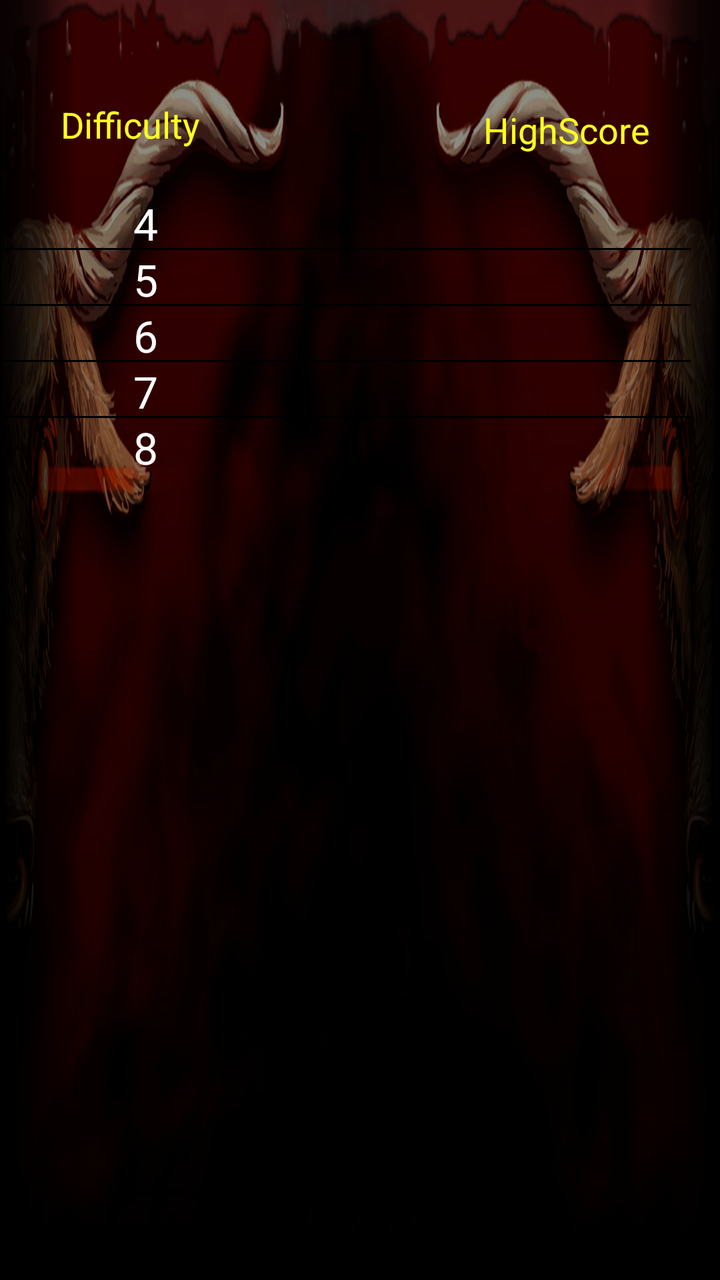
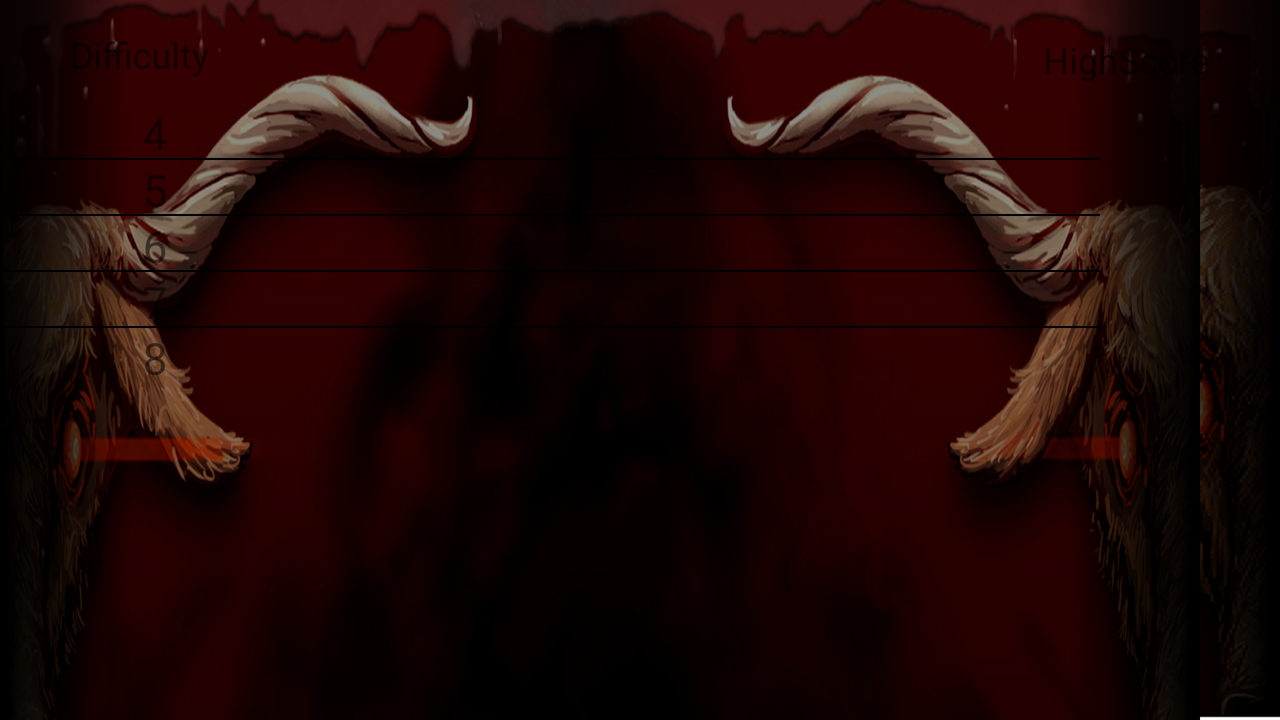

Compare how this app lays out the same screen by default and in its alternative resource folder. The renders come first, then the two layout files and the values they reference.
<!-- AndroidManifest.xml: application theme actionbar -->
<!-- res/layout/highscores.xml -->
<?xml version="1.0" encoding="utf-8"?>

<RelativeLayout xmlns:android="http://schemas.android.com/apk/res/android"
    android:layout_width="match_parent"
    android:layout_height="match_parent"
    >
    <ImageView
        android:id="@+id/imageView1"
        android:adjustViewBounds="false"
        android:layout_width="600dp"
        android:layout_height="600dp"
        android:scaleType="fitXY"
        android:src="@drawable/background_land"
        android:layout_alignParentBottom="true"
        android:layout_alignWithParentIfMissing="true"
        android:layout_alignParentTop="true"
        android:layout_alignParentLeft="true"
        android:layout_alignParentStart="true" />

<ScrollView  xmlns:android="http://schemas.android.com/apk/res/android"
    android:orientation="vertical" android:layout_width="match_parent"
    android:layout_height="match_parent"
    android:id="@+id/R"
    android:layout_marginLeft="-5dp">

<LinearLayout
    android:orientation="vertical"
    android:layout_width="match_parent"
    android:layout_height="match_parent"
    android:id="@+id/R1"
    android:layout_marginBottom="-5dp"
    >
    <TextView
        android:layout_width="wrap_content"
        android:layout_height="wrap_content"
        android:textAppearance="?android:attr/textAppearanceMedium"
        android:text="Difficulty"
        android:id="@+id/textView3"
        android:layout_marginLeft="35dp"
        android:layout_marginTop="50dp"
        android:textColor="#fdff1f" />

    <TextView
        android:layout_width="wrap_content"
        android:layout_height="wrap_content"
        android:textAppearance="?android:attr/textAppearanceMedium"
        android:text="HighScore"
        android:id="@+id/textView4"
        android:layout_gravity="right"
        android:layout_marginTop="-22dp"
        android:layout_marginRight="35dp"
        android:textColor="#fdff1f" />

    <TextView
        android:layout_width="81dp"
        android:layout_height="wrap_content"
        android:textAppearance="?android:attr/textAppearanceSmall"
        android:text="4"
        android:id="@+id/textView5"
        android:layout_marginLeft="37dp"
        android:gravity="center|center_horizontal"
        android:textAlignment="gravity"
        android:textSize="22dp"
        android:layout_marginTop="20dp"
        android:textColor="#FFFFFFFF" />


    <TextView
        android:layout_width="121dp"
        android:layout_height="wrap_content"
        android:textAppearance="?android:attr/textAppearanceSmall"
        android:id="@+id/hs4"
        android:gravity="center|center_horizontal"
        android:textAlignment="gravity"
        android:textSize="22dp"
        android:layout_gravity="right"
        android:layout_marginTop="-32dp"
        android:layout_marginRight="10dp"
        android:textColor="#FFFFFFFF" />
    <View
        android:layout_width="350dp"
        android:layout_margin="@dimen/activity_horizontal_margin"
        android:layout_height="1dip"
        android:background="#000000" />

    <TextView
        android:layout_width="81dp"
        android:layout_height="wrap_content"
        android:textAppearance="?android:attr/textAppearanceSmall"
        android:text="5"
        android:id="@+id/textView6"
        android:layout_marginLeft="37dp"
        android:gravity="center|center_horizontal"
        android:textAlignment="gravity"
        android:textSize="22dp"
        android:textColor="#FFFFFFFF" />

    <TextView
        android:layout_width="121dp"
        android:layout_height="wrap_content"
        android:textAppearance="?android:attr/textAppearanceSmall"
        android:id="@+id/hs5"
        android:gravity="center|center_horizontal"
        android:textAlignment="gravity"
        android:textSize="22dp"
        android:layout_gravity="right"
        android:layout_marginTop="-32dp"
        android:layout_marginRight="10dp"
        android:textColor="#FFFFFFFF" />

    <View
        android:layout_width="350dp"
        android:layout_margin="@dimen/activity_horizontal_margin"
        android:layout_height="1dip"
        android:background="#000000" />
    <TextView
        android:layout_width="81dp"
        android:layout_height="wrap_content"
        android:textAppearance="?android:attr/textAppearanceSmall"
        android:text="6"
        android:id="@+id/textView7"
        android:layout_marginLeft="37dp"
        android:gravity="center|center_horizontal"
        android:textAlignment="gravity"
        android:textSize="22dp"
        android:textColor="#FFFFFFFF" />

    <TextView
        android:layout_width="121dp"
        android:layout_height="wrap_content"
        android:textAppearance="?android:attr/textAppearanceSmall"
        android:id="@+id/hs6"
        android:gravity="center|center_horizontal"
        android:textAlignment="gravity"
        android:textSize="22dp"
        android:layout_gravity="right"
        android:layout_marginTop="-32dp"
        android:layout_marginRight="10dp"
        android:textColor="#FFFFFFFF" />

    <View
        android:layout_width="350dp"
        android:layout_margin="@dimen/activity_horizontal_margin"
        android:layout_height="1dip"
        android:background="#000000" />
    <TextView
        android:layout_width="81dp"
        android:layout_height="wrap_content"
        android:textAppearance="?android:attr/textAppearanceSmall"
        android:text="7"
        android:id="@+id/textView8"
        android:layout_marginLeft="37dp"
        android:gravity="center|center_horizontal"
        android:textAlignment="gravity"
        android:textSize="22dp"
        android:textColor="#FFFFFFFF" />

    <TextView
        android:layout_width="121dp"
        android:layout_height="wrap_content"
        android:textAppearance="?android:attr/textAppearanceSmall"
        android:id="@+id/hs7"
        android:gravity="center|center_horizontal"
        android:textAlignment="gravity"
        android:textSize="22dp"
        android:layout_gravity="right"
        android:layout_marginTop="-32dp"
        android:layout_marginRight="10dp"
        android:textColor="#FFFFFFFF" />

    <View
        android:layout_width="350dp"
        android:layout_margin="@dimen/activity_horizontal_margin"
        android:layout_height="1dip"
        android:background="#000000" />
    <TextView
        android:layout_width="81dp"
        android:layout_height="wrap_content"
        android:textAppearance="?android:attr/textAppearanceSmall"
        android:text="8"
        android:id="@+id/textView9"
        android:layout_marginLeft="37dp"
        android:gravity="center|center_horizontal"
        android:textAlignment="gravity"
        android:textSize="22dp"
        android:textColor="#FFFFFFFF" />

    <TextView
        android:layout_width="121dp"
        android:layout_height="wrap_content"
        android:textAppearance="?android:attr/textAppearanceSmall"
        android:id="@+id/hs8"
        android:gravity="center|center_horizontal"
        android:textAlignment="gravity"
        android:textSize="22dp"
        android:layout_gravity="right"
        android:layout_marginTop="-32dp"
        android:layout_marginRight="10dp"
        android:textColor="#FFFFFFFF" />
</LinearLayout>
</ScrollView>
    </RelativeLayout>
<!-- resources referenced by this layout -->
<resources>
  <!-- drawable background_land: png bitmap (drawable, 1026507 bytes) -->
  <style name="actionbar" parent="Theme.AppCompat.Light.DarkActionBar">
                <item name="android:actionBarStyle">@style/style</item>
          </style>
  <style name="style" parent="Widget.AppCompat.ActionBar.Solid">
             <item name="android:background">
                 @drawable/orange
             </item>
      </style>
</resources>
<!-- res/layout-land/highscores.xml (the author's variant of the layout above) -->
<!-- drawn on the phone turned sideways -->
<?xml version="1.0" encoding="utf-8"?>

<ScrollView  xmlns:android="http://schemas.android.com/apk/res/android"
    android:orientation="vertical"
    android:layout_width="match_parent"
    android:layout_height="match_parent"
    android:layout_marginBottom="-5dp"
    android:id="@+id/R1"
    android:background="@drawable/background">
    <RelativeLayout
        android:layout_width="match_parent"
        android:layout_height="match_parent">
        <ImageView
            android:id="@+id/imageView1"
            android:adjustViewBounds="false"
            android:layout_width="600dp"
            android:layout_height="600dp"
            android:scaleType="fitXY"
            android:src="@drawable/background_land"
            android:layout_alignParentBottom="true"
            android:layout_alignWithParentIfMissing="true"
            android:layout_alignParentTop="true"
            android:layout_alignParentLeft="true"
            android:layout_alignParentStart="true" />
<LinearLayout
    android:orientation="vertical" android:layout_width="match_parent"
    android:layout_height="match_parent"
    android:layout_marginBottom="-5dp"
    android:id="@+id/R">
    <TextView
        android:layout_width="wrap_content"
        android:layout_height="wrap_content"
        android:textAppearance="?android:attr/textAppearanceMedium"
        android:text="Difficulty"
        android:id="@+id/textView3"
        android:layout_marginLeft="35dp"
        android:layout_marginTop="15dp" />

    <TextView
        android:layout_width="wrap_content"
        android:layout_height="wrap_content"
        android:textAppearance="?android:attr/textAppearanceMedium"
        android:text="HighScore"
        android:id="@+id/textView4"
        android:layout_gravity="right"
        android:layout_marginTop="-22dp"
        android:layout_marginRight="35dp" />

    <TextView
        android:layout_width="81dp"
        android:layout_height="wrap_content"
        android:textAppearance="?android:attr/textAppearanceSmall"
        android:text="4"
        android:id="@+id/textView5"
        android:layout_marginLeft="37dp"
        android:gravity="center|center_horizontal"
        android:textAlignment="gravity"
        android:textSize="22dp"
        android:layout_marginTop="10dp" />


    <TextView
        android:layout_width="121dp"
        android:layout_height="wrap_content"
        android:textAppearance="?android:attr/textAppearanceSmall"
        android:id="@+id/hs4"
        android:gravity="center|center_horizontal"
        android:textAlignment="gravity"
        android:textSize="22dp"
        android:layout_gravity="right"
        android:layout_marginTop="-32dp"
        android:layout_marginRight="10dp" />
    <View
        android:layout_width="550dp"
        android:layout_margin="@dimen/activity_horizontal_margin"
        android:layout_height="1dip"
        android:background="#000000" />

    <TextView
        android:layout_width="81dp"
        android:layout_height="wrap_content"
        android:textAppearance="?android:attr/textAppearanceSmall"
        android:text="5"
        android:id="@+id/textView6"
        android:layout_marginLeft="37dp"
        android:gravity="center|center_horizontal"
        android:textAlignment="gravity"
        android:textSize="22dp" />

    <TextView
        android:layout_width="121dp"
        android:layout_height="wrap_content"
        android:textAppearance="?android:attr/textAppearanceSmall"
        android:id="@+id/hs5"
        android:gravity="center|center_horizontal"
        android:textAlignment="gravity"
        android:textSize="22dp"
        android:layout_gravity="right"
        android:layout_marginTop="-32dp"
        android:layout_marginRight="10dp" />

    <View
        android:layout_width="550dp"
        android:layout_margin="@dimen/activity_horizontal_margin"
        android:layout_height="1dip"
        android:background="#000000" />
    <TextView
        android:layout_width="81dp"
        android:layout_height="wrap_content"
        android:textAppearance="?android:attr/textAppearanceSmall"
        android:text="6"
        android:id="@+id/textView7"
        android:layout_marginLeft="37dp"
        android:gravity="center|center_horizontal"
        android:textAlignment="gravity"
        android:textSize="22dp" />

    <TextView
        android:layout_width="121dp"
        android:layout_height="wrap_content"
        android:textAppearance="?android:attr/textAppearanceSmall"
        android:id="@+id/hs6"
        android:gravity="center|center_horizontal"
        android:textAlignment="gravity"
        android:textSize="22dp"
        android:layout_gravity="right"
        android:layout_marginTop="-32dp"
        android:layout_marginRight="10dp" />

    <View
        android:layout_width="550dp"
        android:layout_margin="@dimen/activity_horizontal_margin"
        android:layout_height="1dip"
        android:background="#000000" />
    <TextView
        android:layout_width="81dp"
        android:layout_height="wrap_content"
        android:textAppearance="?android:attr/textAppearanceSmall"
        android:text="7"
        android:id="@+id/textView8"
        android:layout_marginLeft="37dp"
        android:gravity="center|center_horizontal"
        android:textAlignment="gravity"
        android:textSize="22dp" />

    <TextView
        android:layout_width="121dp"
        android:layout_height="wrap_content"
        android:textAppearance="?android:attr/textAppearanceSmall"
        android:id="@+id/hs7"
        android:gravity="center|center_horizontal"
        android:textAlignment="gravity"
        android:textSize="22dp"
        android:layout_gravity="right"
        android:layout_marginTop="-32dp"
        android:layout_marginRight="10dp" />

    <View
        android:layout_width="550dp"
        android:layout_margin="@dimen/activity_horizontal_margin"
        android:layout_height="1dip"
        android:background="#000000" />
    <TextView
        android:layout_width="81dp"
        android:layout_height="wrap_content"
        android:textAppearance="?android:attr/textAppearanceSmall"
        android:text="8"
        android:id="@+id/textView9"
        android:layout_marginLeft="37dp"
        android:gravity="center|center_horizontal"
        android:textAlignment="gravity"
        android:textSize="22dp" />

    <TextView
        android:layout_width="121dp"
        android:layout_height="wrap_content"
        android:textAppearance="?android:attr/textAppearanceSmall"
        android:id="@+id/hs8"
        android:gravity="center|center_horizontal"
        android:textAlignment="gravity"
        android:textSize="22dp"
        android:layout_gravity="right"
        android:layout_marginTop="-32dp"
        android:layout_marginRight="10dp" />
</LinearLayout>
    </RelativeLayout>
</ScrollView>
<!-- resources referenced by the variant -->
<!-- as the phone turned sideways resolves them -->
<resources>
  <!-- drawable background: png bitmap (drawable, 337613 bytes) -->
  <!-- drawable background_land: png bitmap (drawable, 1026507 bytes) -->
  <style name="actionbar" parent="Theme.AppCompat.Light.DarkActionBar">
                <item name="android:actionBarStyle">@style/style</item>
          </style>
  <style name="style" parent="Widget.AppCompat.ActionBar.Solid">
             <item name="android:background">
                 @drawable/orange
             </item>
      </style>
</resources>
